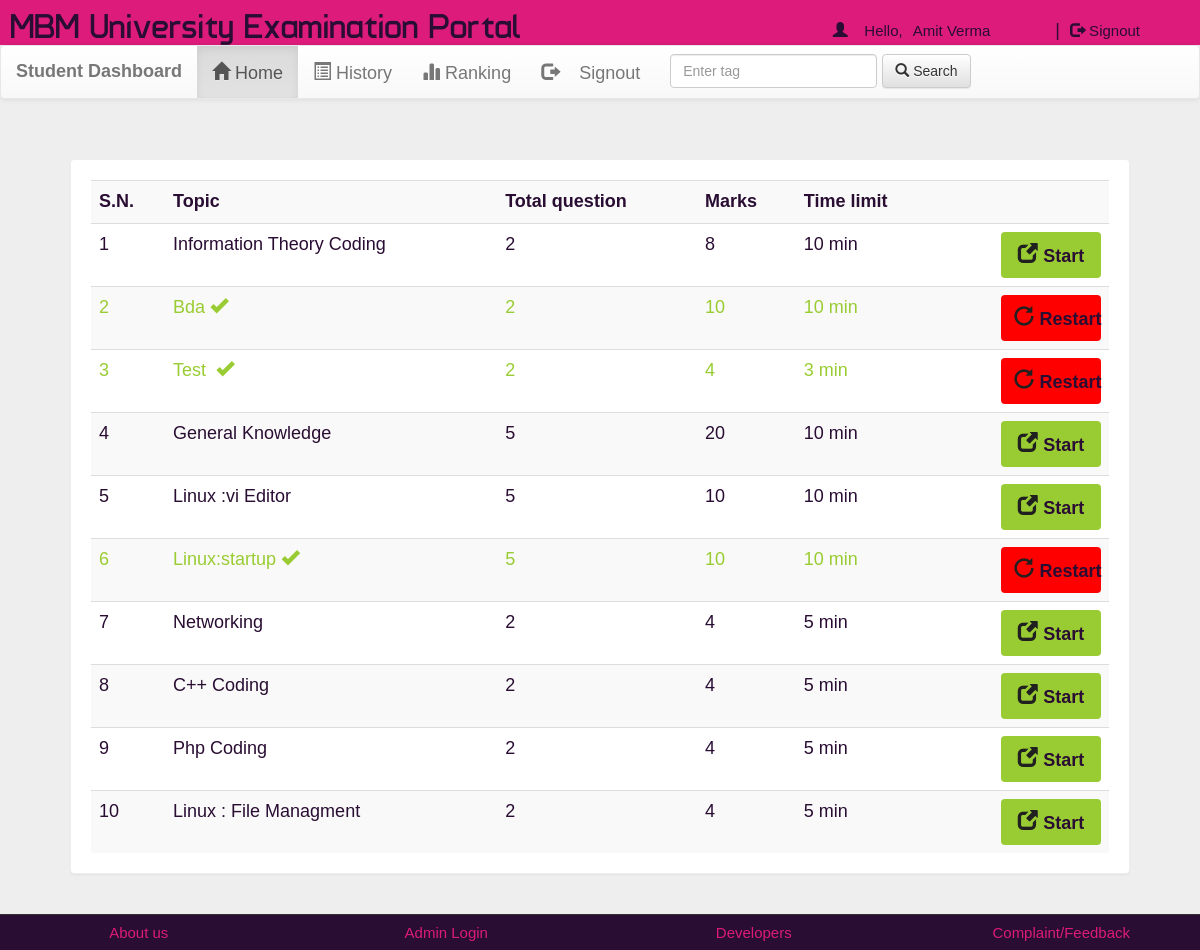
/account.php?q=1 (signed in), run on the app's committed database.
### tables this page shows
CREATE TABLE `quiz` (
  `eid` text NOT NULL,
  `title` varchar(100) NOT NULL,
  `sahi` int(11) NOT NULL,
  `wrong` int(11) NOT NULL,
  `total` int(11) NOT NULL,
  `time` bigint(20) NOT NULL,
  `intro` text NOT NULL,
  `tag` varchar(100) NOT NULL,
  `date` timestamp NOT NULL DEFAULT current_timestamp() ON UPDATE current_timestamp()
);

### account.php (the view, shortened to what this page needs)
<!DOCTYPE html PUBLIC "-//W3C//DTD XHTML 1.0 Transitional//EN" "http://www.w3.org/TR/xhtml1/DTD/xhtml1-transitional.dtd">
<html xmlns="http://www.w3.org/1999/xhtml">
<head>
<link  rel="stylesheet" href="css/bootstrap.min.css"/>
 <link  rel="stylesheet" href="css/bootstrap-theme.min.css"/>
 <link rel="stylesheet" href="css/main.css">
 <link  rel="stylesheet" href="css/font.css">
</head>
<body>
<div class="header">
<div class="row">
<div class="col-lg-6">
<span class="logo">MBM University Examination Portal</span></div>
<div class="col-md-4 col-md-offset-2">
 <?php
 include_once 'dbConnection.php';
  if(!(isset($_SESSION['email']))){
header("location:index.php");
}
else
{
$name = $_SESSION['name'];
$email=$_SESSION['email'];
echo '<span class="pull-right top title1" ><span class="log1"><span class="glyphicon glyphicon-user" aria-hidden="true"></span>&nbsp;&nbsp;&nbsp;&nbsp;Hello,</span> <a href="account.php?q=1" class="log log1">'.$name.'</a>&nbsp;|&nbsp;<a href="logout.php?q=account.php" class="log"><span class="glyphicon glyphicon-log-out" aria-hidden="true"></span>&nbsp;Signout</button></a></span>';
}?>
</div>
</div></div>
<div class="bg">
<nav class="navbar navbar-default title1">
  <div class="container-fluid">
    <div class="navbar-header">
      <a class="navbar-brand" href="#"><b>Student Dashboard</b></a>
    </div>
    <div class="collapse navbar-collapse" id="bs-example-navbar-collapse-1">
      <ul class="nav navbar-nav">
        <li <?php if(@$_GET['q']==1) echo'class="active"'; ?> ><a href="account.php?q=1"><span class="glyphicon glyphicon-home" aria-hidden="true"></span>&nbsp;Home<span class="sr-only">(current)</span></a></li>
        <li <?php if(@$_GET['q']==2) echo'class="active"'; ?>><a href="account.php?q=2"><span class="glyphicon glyphicon-list-alt" aria-hidden="true"></span>&nbsp;History</a></li>
		<li <?php if(@$_GET['q']==3) echo'class="active"'; ?>><a href="account.php?q=3"><span class="glyphicon glyphicon-stats" aria-hidden="true"></span>&nbsp;Ranking</a></li>
		<li class="pull-right"> <a href="logout.php?q=account.php"><span class="glyphicon glyphicon-log-out" aria-hidden="true"></span>&nbsp;&nbsp;&nbsp;&nbsp;Signout</a></li>
		</ul>
            <form class="navbar-form navbar-left" role="search">
        <div class="form-group">
          <input type="text" class="form-control" placeholder="Enter tag ">
        </div>
        <button type="submit" class="btn btn-default"><span class="glyphicon glyphicon-search" aria-hidden="true"></span>&nbsp;Search</button>
      </form>
      </div>
  </div>
</nav>
<div class="container">
<div class="row">
<div class="col-md-12">
<?php if(@$_GET['q']==1) {
$result = mysqli_query($con,"SELECT * FROM quiz ORDER BY date DESC") or die('Error');
echo  '<div class="panel"><div class="table-responsive"><table class="table table-striped title1">
<tr><td><b>S.N.</b></td><td><b>Topic</b></td><td><b>Total question</b></td><td><b>Marks</b></td><td><b>Time limit</b></td><td></td></tr>';
$c=1;
while($row = mysqli_fetch_array($result)) {
	$title = $row['title'];
	$total = $row['total'];
	$sahi = $row['sahi'];
    $time = $row['time'];
	$eid = $row['eid'];
$q12=mysqli_query($con,"SELECT score FROM history WHERE eid='$eid' AND email='$email'" )or die('Error98');
$rowcount=mysqli_num_rows($q12);
if($rowcount == 0){
	echo '<tr><td>'.$c++.'</td><td>'.$title.'</td><td>'.$total.'</td><td>'.$sahi*$total.'</td><td>'.$time.'&nbsp;min</td>
	<td><b><a href="account.php?q=quiz&step=2&eid='.$eid.'&n=1&t='.$total.'" class="pull-right btn sub1" style="margin:0px;background:#99cc32"><span class="glyphicon glyphicon-new-window" aria-hidden="true"></span>&nbsp;<span class="title1"><b>Start</b></span></a></b></td></tr>';
}
else
{
echo '<tr style="color:#99cc32"><td>'.$c++.'</td><td>'.$title.'&nbsp;<span title="This quiz is already solve by you" class="glyphicon glyphicon-ok" aria-hidden="true"></span></td><td>'.$total.'</td><td>'.$sahi*$total.'</td><td>'.$time.'&nbsp;min</td>
	<td><b><a href="update.php?q=quizre&step=25&eid='.$eid.'&n=1&t='.$total.'" class="pull-right btn sub1" style="margin:0px;background:red"><span class="glyphicon glyphicon-repeat" aria-hidden="true"></span>&nbsp;<span class="title1"><b>Restart</b></span></a></b></td></tr>';
}
}
echo '</table></div></div>';
}?>
</div></div></div></div>
<div class="row footer">
<div class="col-md-3 box">
<a href="https://mbm.ac.in/" target="https://mbm.ac.in/">About us</a>
</div>
<div class="col-md-3 box">
<a href="#" data-toggle="modal" data-target="#login">Admin Login</a></div>
<div class="col-md-3 box">
<a href="#" data-toggle="modal" data-target="#developers">Developers</a>
</div>
<div class="col-md-3 box">
<a href="feedback.php" target="_blank">Complaint/Feedback</a></div></div>
</body>
</html>

### css/main.css (style rules this page uses)
body { overflow-x:hidden; overflow-y: scroll; width:100%; font: 15px "Century Gothic", "Times Roman", sans-serif; background:#eee; min-height:550px; background-attachment:fixed; }
.bg { min-height:540px; }
.panel { border-color:#eee; margin:40px; padding:20px; font: 15px "Century Gothic", "Times Roman", sans-serif; }
.header { background:#dc1b7b; height:auto; }
.logo { font-family:'typo'; font-size:35px; color:#290d33; margin-left:10px; margin-top: 20px; }
.title1 { font: 18px "Century Gothic", "Times Roman", sans-serif; color: #290d33; }
.sub1 { color:#202020; background:orange; font-size:20px; line-height: 32px; height:auto; width:100px; margin: 10px; }
.footer { font-size:15px; text-align:center; border-top:1px solid; border-color:#323232; background-color:#290d33; }
.footer a { margin:25px; color:#dc1b7b; text-decoration:none; font: 15px "Century Gothic", "Times Roman", sans-serif; }
.box { padding:9px; }
.top { margin-top:20px; }
.log1 { font: 15px 'Ubuntu', sans-serif; color:#290d33; margin-left:10px; }
.log { margin:10px; margin-right:60px; margin-left:5px; color:#290d33; text-decoration:none; font-size:20px; font-size:15px; }

### data on the page
quiz: title "Information Theory Coding", total "2", $sahi*$total "8", time "10"
quiz: title "Bda", total "2", $sahi*$total "10", time "10"
quiz: title "Test", total "2", $sahi*$total "4", time "3"
quiz: title "General Knowledge", total "5", $sahi*$total "20", time "10"
quiz: title "Linux :vi Editor", total "5", $sahi*$total "10", time "10"
quiz: title "Linux:startup", total "5", $sahi*$total "10", time "10"
quiz: title "Networking", total "2", $sahi*$total "4", time "5"
quiz: title "C++ Coding", total "2", $sahi*$total "4", time "5"
quiz: title "Php Coding", total "2", $sahi*$total "4", time "5"
quiz: title "Linux : File Managment", total "2", $sahi*$total "4", time "5"

### other printed values
$name "Amit Verma"
